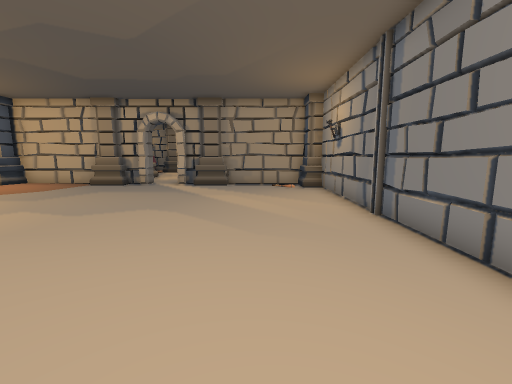
view 1 (above)

17 first-person views from a walk through a 3-D level made in the Unity game engine. The camera is 1.5 m above the floor, tilts 8° down and sees 90° across. The floor is counted in squares, 1 m on a side. Each view is taken from the middle of a square. On the plan, view 1 faces up. The plan holds only what a view shows up to about 13 squares ahead; the rest is blank. The place goes on beyond the plan. The player character is not drawn. Some animated figures are not drawn. Door leaves are left out, so doorways stand open.

view 2
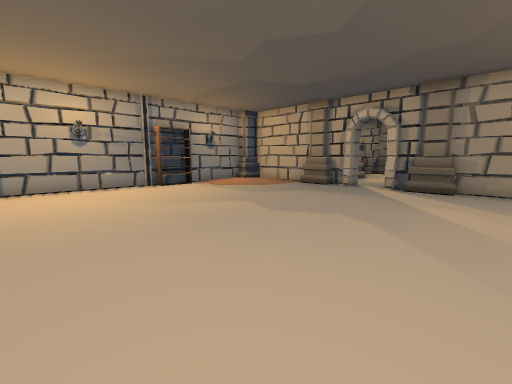

view 3
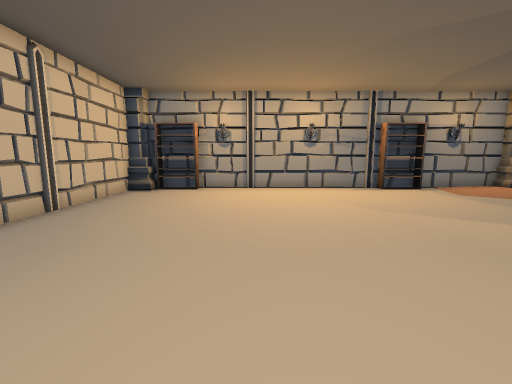

view 4
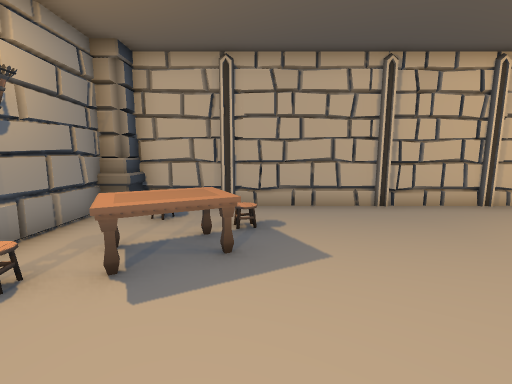

view 5
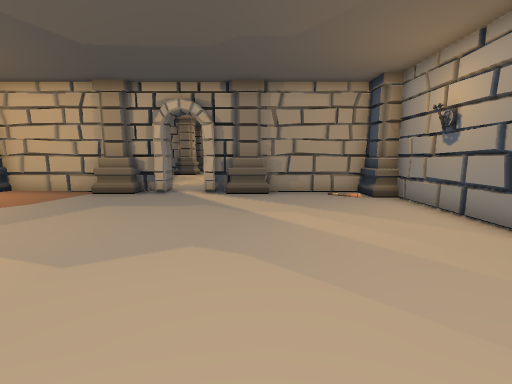

view 6
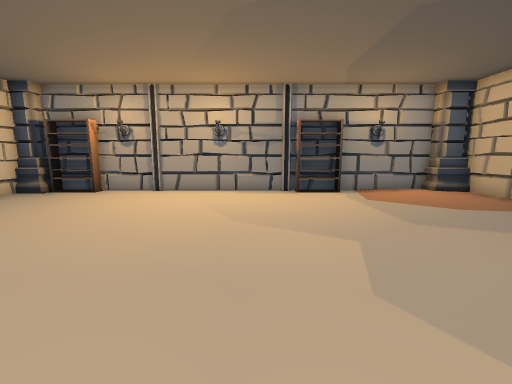

view 7
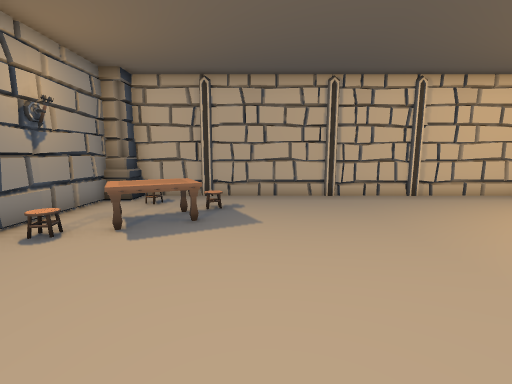

view 8
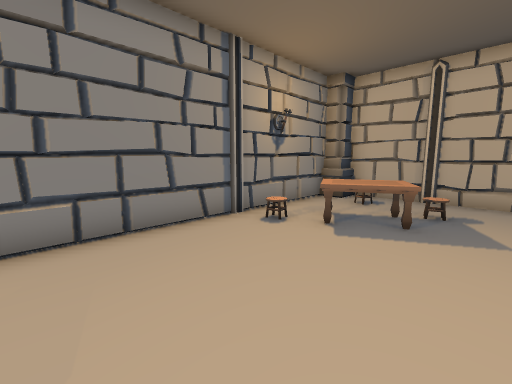

view 9
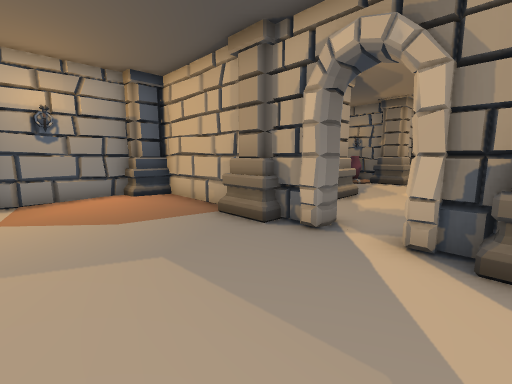

view 10
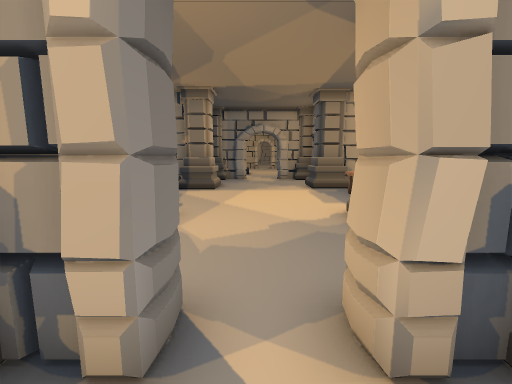

view 11
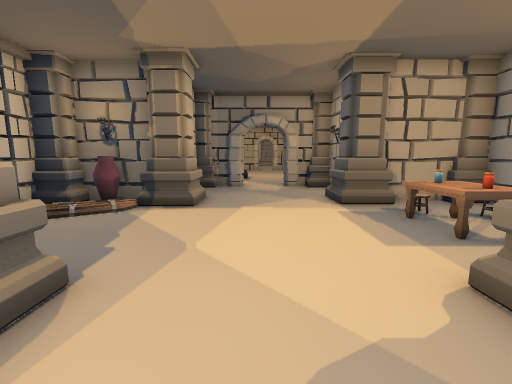

view 12
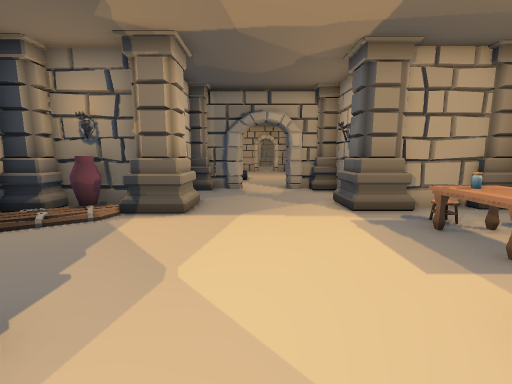

view 13
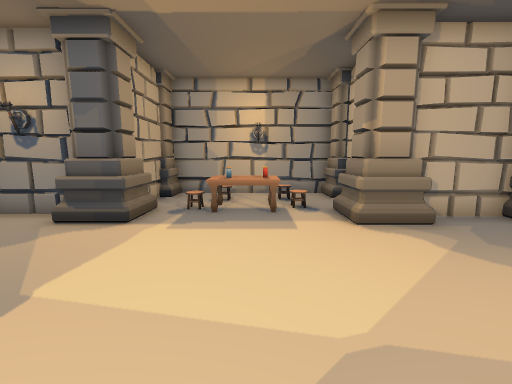

view 14
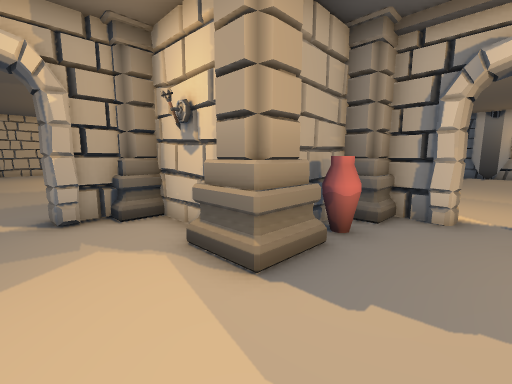

view 15
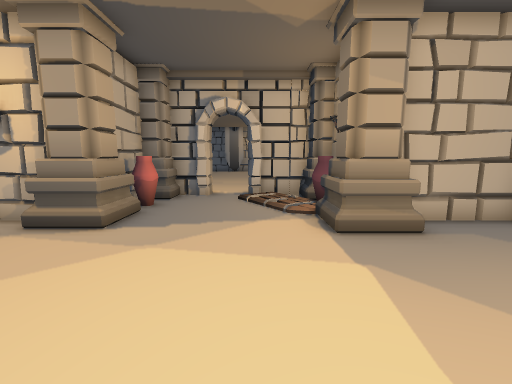

view 16
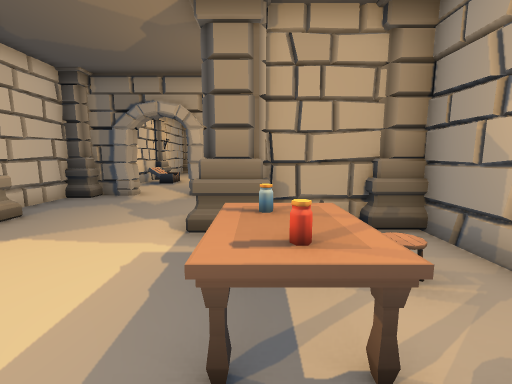

view 17
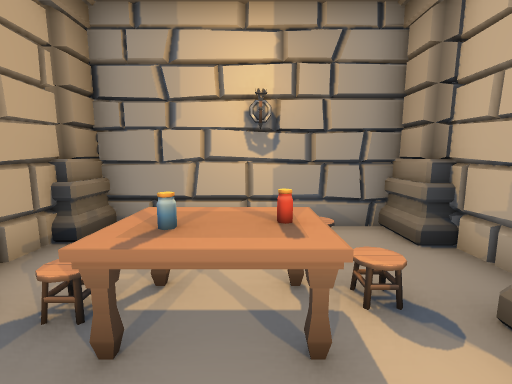

### Floor plan
Points are (right, up) in squares from view 1. A wall is a line through its corners. A room is listed if a view was taken in it or the views show most of it. See-through windows are left out.
Room 1 (views 1, 2, 3, 4, 5, 6, 7, 8, 9, 10)
walls: (-13, 7.5) (-13, -3.9); (-4.3, 13.4) (-4.2, 14.4); (-5.8, 13.4) (-6.2, 13.4); (-4.2, 13.4) (-4.2, 14) (-4.1, 14.4); (-4.1, 13.4) (-4.2, 13.9); (-5.7, 13.6) (-12.7, 13.6); (-5.7, 14.4) (-5.7, 13.4); (-5.7, 14.4) (-5.7, 13.4); (3.1, -3.5) (3.1, 12.4); (-12.5, -4.6) (2.5, -4.6); (1.5, 13.6) (-4.1, 13.6); (-13, 12.5) (-13, 8.6)
low walls: (-4.1, 13.4) (-4.2, 14); (-9.1, 13.4) (-10.2, 13.4); (-5.6, 14.4) (-5.8, 13.4); (-5.8, 14.4) (-5.7, 13.9)
ways out: opening at (-5, 14) to room 2; opening at (2, 12); open door at (-4, 12.5)
objects: other object (-14, 13) to (-13, 14); other object (-13, -3); other object (-13, 8); other object (-8, 13) to (-7, 13); other object (-3, 13) to (-2, 13); other object (-1, -2) to (1, 0); other object (3, -4)
Room 2 (views 11, 12, 13, 14, 15, 16, 17)
walls: (-1.4, 25.6) (-1.4, 28.5); (-7.9, 17.3) (-7.9, 14.5); (-8.4, 24.5) (-11, 24.5); (1.5, 24.5) (-0.9, 24.5); (-1.7, 14.6) (-1.7, 17.2); (-6.3, 14.4) (-5.8, 14.4); (2.5, 17.9) (2.5, 24.4); (-7.1, 14.2) (-5.7, 14.2); (-7.9, 27.5) (-7.9, 25.4); (-11.1, 18) (-9.1, 18); (-11.7, 20.2) (-11.7, 19.7); (-11.7, 22.2) (-11.7, 21.7); (-11.9, 20.2) (-11.9, 18.7); (-11.9, 24.1) (-11.9, 21.9)
ways out: opening at (-5, 14) to room 1; opening at (-12, 21)
objects: other object (-12, 18) to (-11, 19); other object (-11, 24); other object (-10, 19); other object (-10, 24) to (-9, 24); other object (-8, 18) to (-8, 19); other object (-8, 24) to (-7, 25); other object (-8, 28) to (-7, 28); other object (-2, 18) to (-1, 18); other object (-2, 24) to (-1, 25); other object (-2, 28); other object (-1, 21); other object (-1, 22); other object (0, 21) to (0, 22); other object (1, 17) to (2, 18); other object (2, 24) to (2, 25)

Where each view was taken, in squares from view 1:
view 1: 0 up, 0 right, facing up
view 2: 1 up, 0 right, facing up-left
view 3: 1 up, 1 left, facing left
view 4: 3 up, 1 left, facing down
view 5: 3 up, 2 left, facing up
view 6: 5 up, 2 left, facing left
view 7: 5 up, 2 left, facing down
view 8: 5 up, 2 left, facing down-right
view 9: 9 up, 3 left, facing up-left
view 10: 12 up, 5 left, facing up
view 11: 16 up, 5 left, facing up
view 12: 17 up, 5 left, facing up
view 13: 21 up, 8 left, facing right
view 14: 21 up, 5 left, facing down-left
view 15: 22 up, 2 left, facing left
view 16: 19 up, 1 left, facing up
view 17: 21 up, 3 left, facing right
